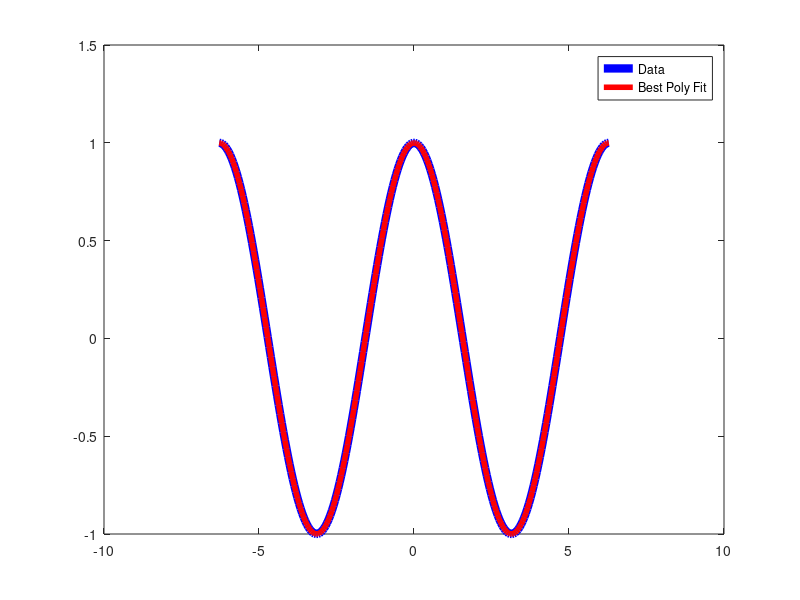

MATLAB code to generate this figure:
function fit_Polynomial_Series()

%amount of data points
N = 250;

xData = linspace(-2*pi, 2*pi, N);
yData = cos(xData)'; %apostrophe will make it a column vector

%We now have two vectors, xData and yData, that contain all the data we
%will use to perform our Linear Least Squares.

for i = 1:N
   x = xData(i);
   y = yData(i);
   
   %need to make a matrix to store the x's
   for j = 1:13 %there is no 0 index so we need to go from 1 to 13
    x_Matrix(i, j) = x^(j-1);
   end
   
   %need to make a vector to store the y's
    y_Vector(i, :)= y;
   
end

%use pseudo-inverse to calculate beta vector
beta_vector = inv(x_Matrix'*x_Matrix) * x_Matrix' * y_Vector;

%find function value using beta
for i = 1:N %we want to use all the x values
    
    %get all the x values
    x =xData(i);
    
   %intitialize summation vector
   f(i, 1) = 0;
   
   for j = 1:13
    
    %add to the previous term
    f(i, 1) =  f(i, 1) + (beta_vector(j) * x^(j-1));
   end
   
   %residual
   res = y_Vector - x_Matrix * beta_vector;
   
   %calculate new error
   err = sqrt(res' * res);
   
end

beta_vector

plot(xData, yData, 'blue', 'linewidth', 6);
hold on
plot(xData, f, 'red', 'linewidth', 4);
legend('Data', 'Best Poly Fit');
%%%%%%%%%%%%%%%%%%%%%%%%%%%%%%%%%%%%%%%%%%%%%%%%%%%%%%%%%%%%%%%%%%%%%%%%%%%
% a) Increasing N, the # of data points, changes the residual because the
% number of elements in the vector increases and these elements get closer
% and closer to 0. 
%  
%  When N = 10, the residual is 
%
%   -0.7124
%   -0.0906
%   -0.0063
%   -0.0000
%   -0.0000
%   -0.0000
%   -0.0003
%   -0.0065
%   -0.0437
%    0.1330
%
%   When N = 50, the residual is
%
%  -0.0455
%   0.1480
%   -0.0739
%   -0.1174
%   -0.0174
%    0.0817
%    0.1021
%    0.0488
%   -0.0301
%   -0.0855
%   -0.0919
%   -0.0527
%    0.0090
%    0.0640
%    0.0900
%   0.0787
%    0.0370
%   -0.0177
%   -0.0647
%   -0.0875
%   -0.0789
%   -0.0428
%    0.0077
%    0.0552
%    0.0838
%    0.0838
%    0.0552
%    0.0077
%  -0.0428
%   -0.0789
%   -0.0875
%  -0.0647
%  -0.0177
%   0.0370
%   0.0787
%   0.0900
%   0.0640
%    0.0090
%   -0.0527
%   -0.0919
%   -0.0855
%   -0.0301
%    0.0488
%   0.1021
%    0.0817
%   -0.0174
%   -0.1174
%   -0.0739
%    0.1480
%   -0.0455
%
%  When N = 250, the residual is 
%
%    -0.2406
%    -0.0401
%     0.0776
%     0.1349
%     0.1497
%     0.1362
%     0.1056
%     0.0662
%     0.0244
%    -0.0153
%    -0.0500
%    -0.0778
%    -0.0978
%    -0.1097
%    -0.1140
%    -0.1112
%    -0.1025
%    -0.0887
%    -0.0712
%    -0.0512
%    -0.0296
%    -0.0077
%     0.0137
%     0.0337
%     0.0518
%     0.0673
%     0.0799
%     0.0894
%     0.0955
%     0.0984
%     0.0981
%     0.0947
%     0.0886
%     0.0800
%     0.0694
%     0.0570
%     0.0433
%     0.0288
%     0.0138
%    -0.0013
%    -0.0160
%    -0.0301
%    -0.0433
%    -0.0552
%    -0.0656
%    -0.0744
%    -0.0813
%    -0.0864
%    -0.0895
%    -0.0907
%    -0.0899
%    -0.0873
%    -0.0829
%    -0.0769
%    -0.0695
%    -0.0607
%    -0.0509
%    -0.0402
%    -0.0288
%    -0.0171
%    -0.0051
%     0.0069
%     0.0186
%     0.0299
%     0.0405
%     0.0504
%     0.0593
%     0.0670
%     0.0736
%     0.0789
%     0.0828
%     0.0853
%     0.0864
%     0.0861
%     0.0843
%     0.0812
%     0.0769
%     0.0713
%     0.0646
%     0.0570
%     0.0485
%     0.0393
%     0.0295
%     0.0194
%     0.0090
%    -0.0015
%    -0.0119
%    -0.0221
%    -0.0319
%    -0.0412
%    -0.0499
%    -0.0578
%    -0.0648
%    -0.0709
%    -0.0759
%    -0.0798
%    -0.0825
%    -0.0840
%    -0.0844
%    -0.0835
%    -0.0815
%    -0.0783
%    -0.0740
%    -0.0687
%    -0.0624
%    -0.0553
%    -0.0474
%    -0.0389
%    -0.0298
%    -0.0204
%    -0.0107
%    -0.0008
%     0.0090
%     0.0187
%     0.0281
%     0.0372
%     0.0457
%     0.0536
%     0.0607
%     0.0671
%     0.0725
%     0.0769
%     0.0802
%     0.0825
%     0.0836
%     0.0836
%     0.0825
%     0.0802
%     0.0769
%     0.0725
%     0.0671
%     0.0607
%     0.0536
%     0.0457
%     0.0372
%     0.0281
%     0.0187
%     0.0090
%    -0.0008
%    -0.0107
%    -0.0204
%    -0.0298
%    -0.0389
%    -0.0474
%    -0.0553
%    -0.0624
%    -0.0687
%    -0.0740
%    -0.0783
%    -0.0815
%    -0.0835
%    -0.0844
%    -0.0840
%    -0.0825
%    -0.0798
%    -0.0759
%    -0.0709
%    -0.0648
%    -0.0578
%    -0.0499
%    -0.0412
%    -0.0319
%    -0.0221
%    -0.0119
%    -0.0015
%     0.0090
%     0.0194
%     0.0295
%     0.0393
%     0.0485
%     0.0570
%     0.0646
%     0.0713
%     0.0769
%     0.0812
%     0.0843
%     0.0861
%     0.0864
%     0.0853
%     0.0828
%     0.0789
%     0.0736
%     0.0670
%     0.0593
%     0.0504
%     0.0405
%     0.0299
%     0.0186
%     0.0069
%    -0.0051
%    -0.0171
%    -0.0288
%    -0.0402
%    -0.0509
%    -0.0607
%    -0.0695
%    -0.0769
%    -0.0829
%    -0.0873
%    -0.0899
%    -0.0907
%    -0.0895
%    -0.0864
%    -0.0813
%    -0.0744
%    -0.0656
%    -0.0552
%    -0.0433
%    -0.0301
%    -0.0160
%    -0.0013
%     0.0138
%     0.0288
%     0.0433
%     0.0570
%     0.0694
%     0.0800
%     0.0886
%     0.0947
%     0.0981
%     0.0984
%     0.0955
%     0.0894
%     0.0799
%     0.0673
%     0.0518
%     0.0337
%     0.0137
%    -0.0077
%    -0.0296
%    -0.0512
%    -0.0712
%    -0.0887
%    -0.1025
%    -0.1112
%    -0.1140
%    -0.1097
%    -0.0978
%    -0.0778
%    -0.0500
%    -0.0153
%     0.0244
%     0.0662
%     0.1056
%     0.1362
%     0.1497
%     0.1349
%     0.0776
%    -0.0401
%    -0.2406
% 
% b) I've seen cos(x) written as a polynomial before in Calculus B as a
% taylor series. Its coefficients are 1/(2n)! where n goes from 0 to
% infinity.
%
% c) When N = 250, I found the coefficients to be
%
%     0.9999
%     0.0000
%    -0.4998
%    -0.0000
%     0.0416
%     0.0000
%    -0.0014
%    -0.0000
%     0.0000
%     0.0000
%    -0.0000
%    -0.0000
%     0.0000
%
% d) The coefficients I found appear to be different.
%%%%%%%%%%%%%%%%%%%%%%%%%%%%%%%%%%%%%%%%%%%%%%%%%%%%%%%%%%%%%%%%%%%%%%%%%%%%